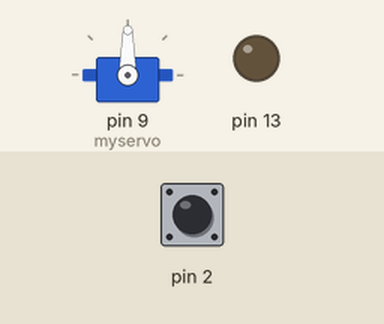
Recording of a sketch running on a simulated Arduino Uno, built with avr-gcc and run on an emulated ATmega328P. Parts: servo, output pins drawn as LEDs (lit = HIGH). The inputs (shaded band) are chosen by the test bench; at power-on: pin 2 HIGH. What the sketch prints to the serial monitor is not drawn.

Above: at 1.2 s.
1.3 s: pin 2 pulled LOW for 0.15 s
At 3.1 s:
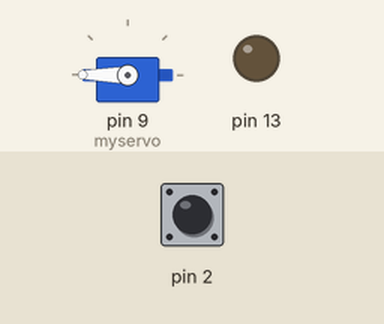
3.7 s: pin 2 pulled LOW for 1 s
At 4.7 s:
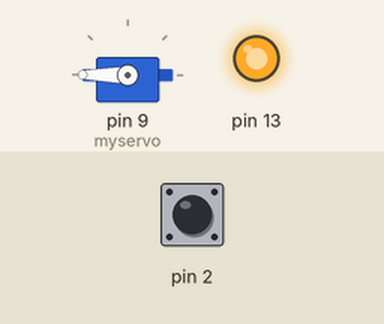
7.0 s: pin 2 pulled LOW for 3.2 s
At 7.15 s:
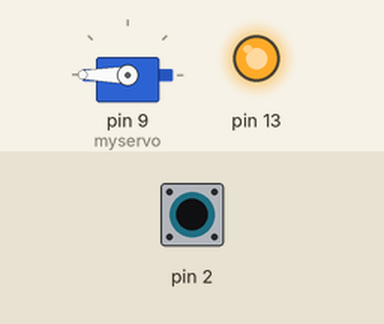
Timing chart, 0 to 12.1 s (numbered marks = the images above; inputs shaded):
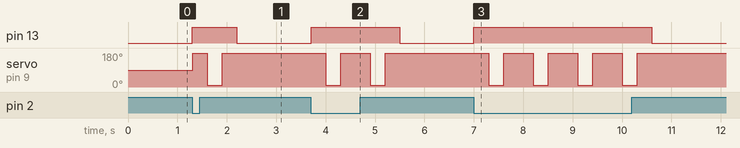

Measured:
- after the input at 1.3 s, pin 13: LOW → HIGH at once, → LOW 0.90 s later; servo on pin 9 (myservo): 90° → 180° at once, → 8° 0.30 s later, → 180° 0.30 s later
- after the input at 3.7 s, pin 13: LOW → HIGH at once, → LOW 1.8 s later; servo on pin 9 (myservo): alternates 180° for 0.60 s and 8° for 0.30 s, 4 changes in all, then stays 180°, starting after 0.30 s
- after the input at 7.0 s, pin 13: LOW → HIGH at once, → LOW 3.6 s later; servo on pin 9 (myservo): alternates 180° for 0.60 s and 8° for 0.30 s, 8 changes in all, then stays 180°, starting after 0.30 s

The sketch:

PullUp.ino
```cpp
#include <Servo.h>

Servo myservo;  // create servo object to control a servo
int pos = 0;    // variable to store the servo position

void setup(){
  //start serial connection
  Serial.begin(9600);
  //configure pin2 as an input and enable the internal pull-up resistor
  pinMode(2, INPUT_PULLUP);
  pinMode(13, OUTPUT);
  myservo.attach(9);  // attaches the servo on pin 9 to the servo object

}

void loop(){
  //read the pushbutton value into a variable
  int sensorVal = digitalRead(2);
  //print out the value of the pushbutton
  Serial.println(sensorVal);

  // Keep in mind the pullup means the pushbutton's
  // logic is inverted. It goes HIGH when it's open,
  // and LOW when it's pressed. Turn on pin 13 when the
  // button's pressed, and off when it's not:
  if (sensorVal == LOW) {
    digitalWrite(13, HIGH);
    myservo.write(180);
    delay(300);
    myservo.write(8);
    delay(300);
    myservo.write(185);
    delay(300);
  }
  else {
    digitalWrite(13, LOW);

  }
}
```
